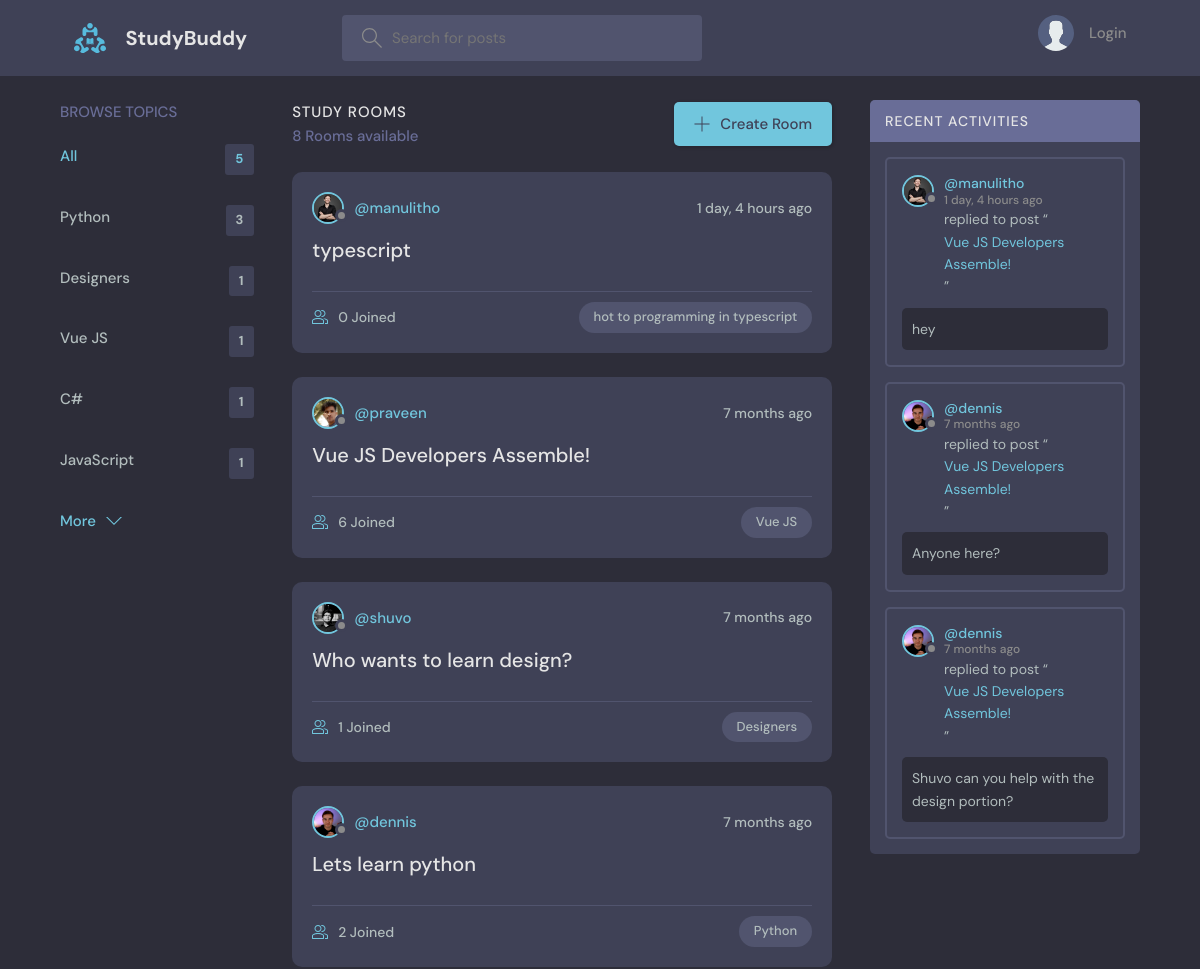
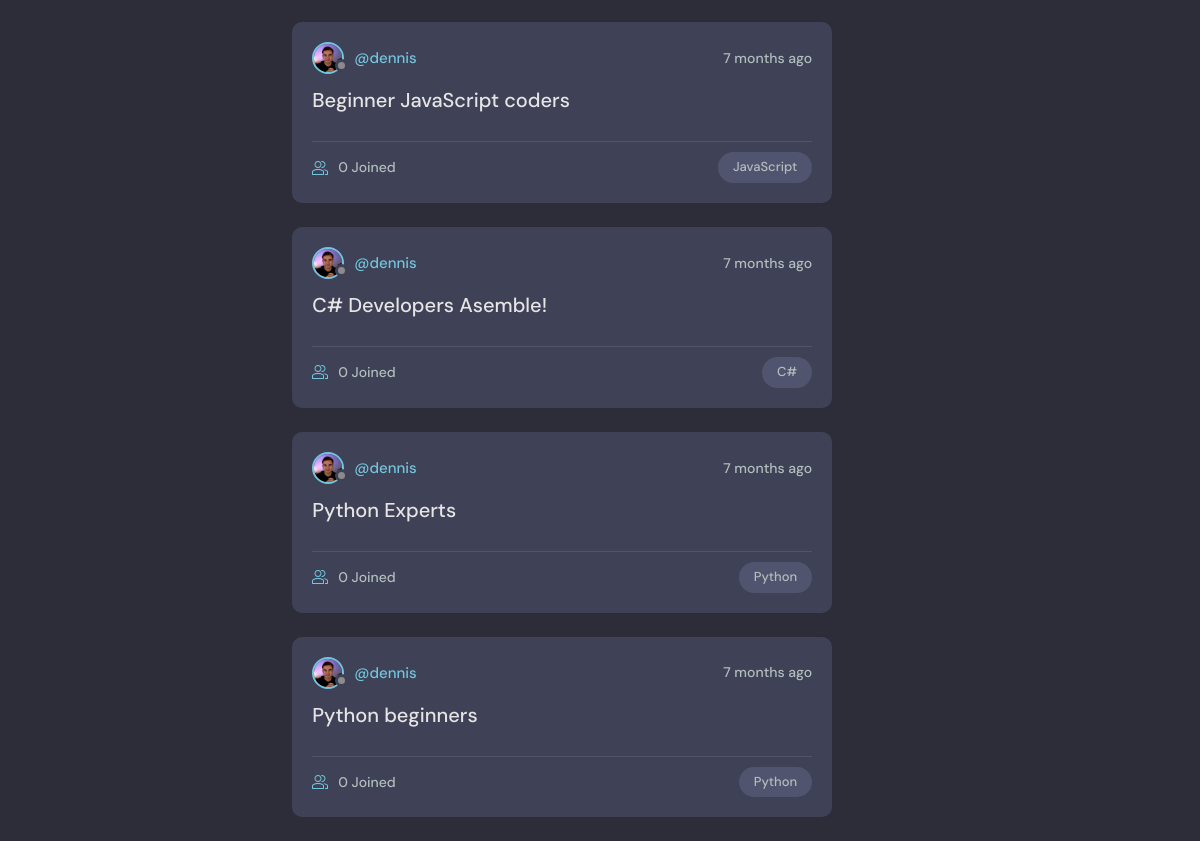
The page / on the database its author committed (2 pictures, top to bottom).
### base/models.py (models this page shows, shortened)
class Topic(models.Model):
    name = models.CharField(max_length=200)

class Room(models.Model):
    host = models.ForeignKey(User, on_delete=models.SET_NULL, null=True)
    topic = models.ForeignKey(Topic, on_delete=models.SET_NULL, null=True)
    name = models.CharField(max_length=200)
    description = models.TextField(null=True, blank=True)
    participants = models.ManyToManyField(
        User, related_name='participants', blank=True)
    updated = models.DateTimeField(auto_now=True)
    created = models.DateTimeField(auto_now_add=True)
    class Meta:
        ordering = ['-updated', '-created']
    def __str__(self):
        return self.name

class User(AbstractUser):
    name = models.CharField(max_length=200, null=True)
    email = models.EmailField(unique=True, null=True)
    bio = models.TextField(null=True)
    avatar = models.ImageField(null=True, default="avatar.svg")
    USERNAME_FIELD = 'email'
    REQUIRED_FIELDS = []

class Message(models.Model):
    user = models.ForeignKey(User, on_delete=models.CASCADE)
    room = models.ForeignKey(Room, on_delete=models.CASCADE)
    body = models.TextField()
    updated = models.DateTimeField(auto_now=True)
    created = models.DateTimeField(auto_now_add=True)
    class Meta:
        ordering = ['-updated', '-created']

### base/views.py (the view)
# urls.py: path('', views.home, name="home"),
def home(request):
    q = request.GET.get('q') if request.GET.get('q') != None else ''
    rooms = Room.objects.filter(
        Q(topic__name__icontains=q) |
        Q(name__icontains=q) |
        Q(description__icontains=q)
    )
    topics = Topic.objects.all()[0:5]
    room_count = rooms.count()
    room_messages = Message.objects.filter(
        Q(room__topic__name__icontains=q))[0:3]
    context = {'rooms': rooms, 'topics': topics,
               'room_count': room_count, 'room_messages': room_messages}
    return render(request, 'base/home.html', context)

### base/templates/base/home.html (shortened to what this page needs)
{% extends 'main.html' %}
{% block content %}
<main class="layout layout--3">
  <div class="container">
    {% include 'base/topics_component.html' %}
    <div class="roomList">
      <div class="roomList__header">
        <div>
          <h2>Study Rooms</h2>
          <p>{{room_count}} Rooms available</p>
        </div>
        <a class="btn btn--main" href="{% url 'create-room' %}">
          <svg version="1.1" xmlns="http://www.w3.org/2000/svg" width="32" height="32" viewBox="0 0 32 32">
            <title>add</title>
            <path
              d="M16.943 0.943h-1.885v14.115h-14.115v1.885h14.115v14.115h1.885v-14.115h14.115v-1.885h-14.115v-14.115z">
            </path>
          </svg>
          Create Room
        </a>
      </div>
      {% include 'base/feed_component.html' %}
    </div>
    {% include 'base/activity_component.html' %}
  </div>
</main>
{% endblock %}

### base/templates/base/topics_component.html
<div class="topics">
    <div class="topics__header">
        <h2>Browse Topics</h2>
    </div>
    <ul class="topics__list">
        <li>
            <a href="{% url 'home' %}" class="active">All <span>{{topics.count}}</span></a>
        </li>
        {% for topic in topics %}
        <li>
            <a href="{% url 'home' %}?q={{topic.name}}">{{topic.name}}<span>{{topic.room_set.all.count}}</span></a>
        </li>
        {% endfor %}
    </ul>
    <a class="btn btn--link" href="{% url 'topics' %}">
        More
        <svg version="1.1" xmlns="http://www.w3.org/2000/svg" width="32" height="32" viewBox="0 0 32 32">
            <title>chevron-down</title>
            <path d="M16 21l-13-13h-3l16 16 16-16h-3l-13 13z"></path>
        </svg>
    </a>
</div>

### base/templates/base/feed_component.html (shortened to what this page needs)
{% for room in rooms %}
<div class="roomListRoom">
    <div class="roomListRoom__header">
        <a href="{% url 'user-profile' room.host.id %}" class="roomListRoom__author">
            <div class="avatar avatar--small">
                <img src="{{room.host.avatar.url}}" />
            </div>
            <span>@{{room.host.username}}</span>
        </a>
        <div class="roomListRoom__actions">
            <span>{{room.created|timesince}} ago</span>
        </div>
    </div>
    <div class="roomListRoom__content">
        <a href="{% url 'room' room.id %}">{{room.name}}</a>
    </div>
    <div class="roomListRoom__meta">
        <a href="{% url 'room' room.id %}" class="roomListRoom__joined">
            {{room.participants.all.count}} Joined
        </a>
        <p class="roomListRoom__topic">{{room.topic.name}}</p>
    </div>
</div>
{% endfor %}

### base/templates/base/activity_component.html (shortened to what this page needs)
<div class="activities">
    <div class="activities__header">
        <h2>Recent Activities</h2>
    </div>
    {% for message in room_messages %}
    <div class="activities__box">
        <div class="activities__boxHeader roomListRoom__header">
            <a href="{% url 'user-profile' message.user.id %}" class="roomListRoom__author">
                <div class="avatar avatar--small">
                    <img src="{{message.user.avatar.url}}" />
                </div>
                <p>
                    @{{message.user.username}}
                    <span>{{message.created|timesince}} ago</span>
                </p>
            </a>
        </div>
        <div class="activities__boxContent">
            <p>replied to post “<a href="{% url 'room' message.room.id %}">{{message.room}}</a>”</p>
            <div class="activities__boxRoomContent">{{message.body}}</div>
        </div>
    </div>
    {% endfor %}
</div>

### rows shown on the page
Topic: name "Python", room_set.all.count "3"
Topic: name "Designers", room_set.all.count "1"
Topic: name "Vue JS", room_set.all.count "1"
Topic: name "C#", room_set.all.count "1"
Topic: name "JavaScript", room_set.all.count "1"
Room: host.avatar (picture), host.username "manulitho", created "1 day, 4 hours", name "typescript", participants.all.count "0", topic.name "hot to programming in typescript"
Room: host.avatar (picture), host.username "praveen", created "7 months", name "Vue JS Developers Assemble!", participants.all.count "6", topic.name "Vue JS"
Room: host.avatar (picture), host.username "shuvo", created "7 months", name "Who wants to learn design?", participants.all.count "1", topic.name "Designers"
Room: host.avatar (picture), host.username "dennis", created "7 months", name "Lets learn python", participants.all.count "2", topic.name "Python"
Room: host.avatar (picture), host.username "dennis", created "7 months", name "Beginner JavaScript coders", participants.all.count "0", topic.name "JavaScript"
Room: host.avatar (picture), host.username "dennis", created "7 months", name "C# Developers Asemble!", participants.all.count "0", topic.name "C#"
Room: host.avatar (picture), host.username "dennis", created "7 months", name "Python Experts", participants.all.count "0", topic.name "Python"
Room: host.avatar (picture), host.username "dennis", created "7 months", name "Python beginners", participants.all.count "0", topic.name "Python"
Message: user.avatar (picture), user.username "manulitho", created "1 day, 4 hours", room "Vue JS Developers Assemble!", body "hey"
Message: user.avatar (picture), user.username "dennis", created "7 months", room "Vue JS Developers Assemble!", body "Anyone here?"
Message: user.avatar (picture), user.username "dennis", created "7 months", room "Vue JS Developers Assemble!", body "Shuvo can you help with the design portion?"

### other values the page prints
{{ topics.count }} "5"
{{ room_count }} "8"
